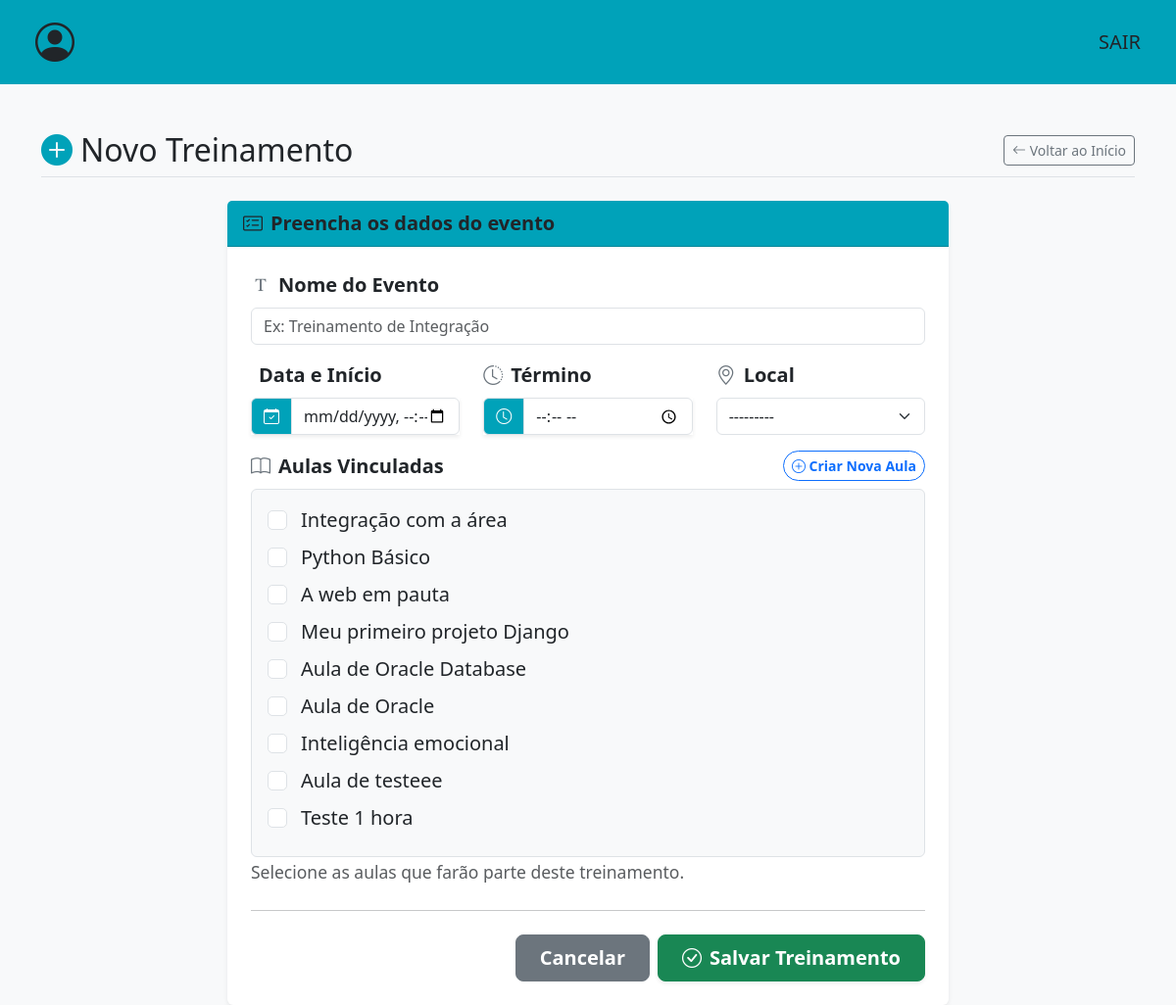
The app's page /criar-evento/ (signed in), older data.
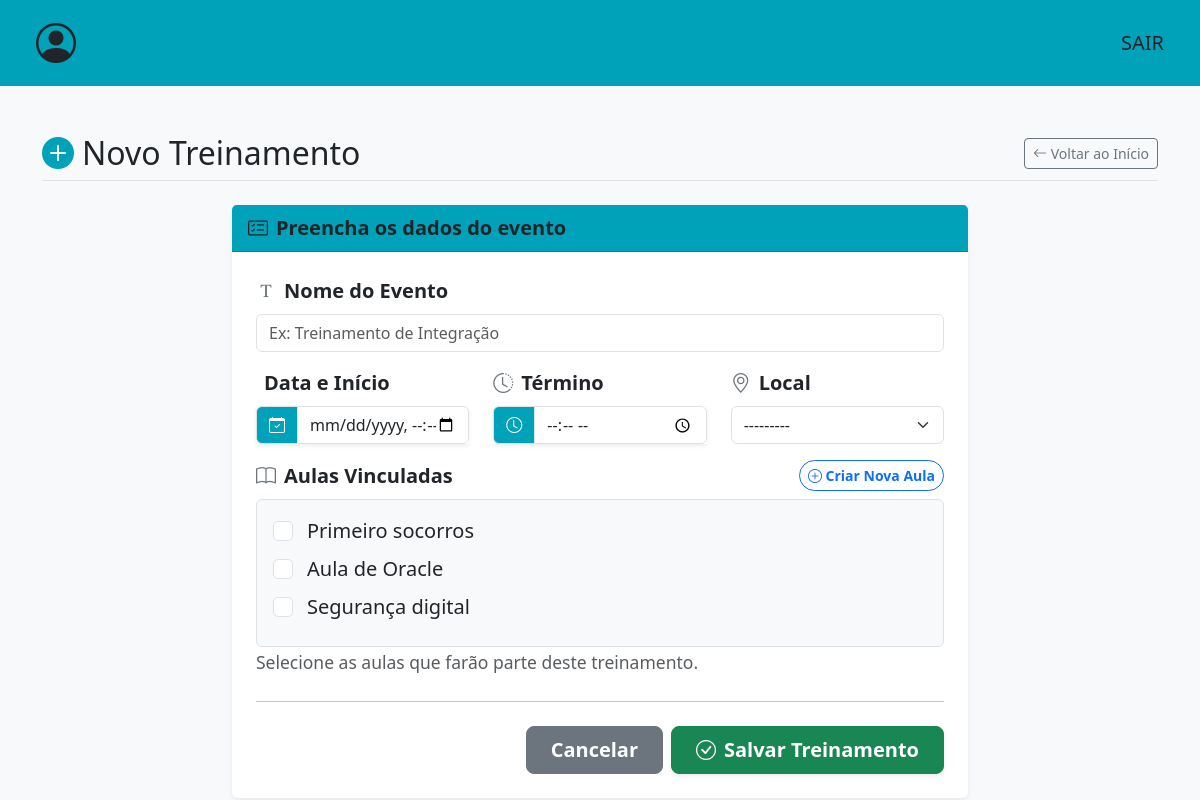
The same page, newer data.
### events/models.py (models this page shows)
class Aula(models.Model):
    nm_aula = models.CharField(max_length=150)
    descricao = models.CharField(max_length=200)
    palestrante = models.CharField(max_length=100)
    carga_horaria = models.TimeField(null=False)
    def __str__(self):
        return self.nm_aula

### events/views.py (the view)
# urls.py: path('criar-evento/',criar_evento,name='criar-evento'),
@login_required(login_url="login/")
def criar_evento(request):
    if request.method == 'POST':
        form = CriarEventoForm(request.POST)
        if form.is_valid():
            treinamento = form.save(commit=False)
            treinamento.status = 'MARCADO'
            treinamento.save()
            form.save_m2m()
            messages.success(request, 'Novo evento cadastrado com sucesso!')
            return redirect('conferir-treinamento',treinamento_id=treinamento.id )
        else:
            if 'aulas' in form.errors:
                messages.error(request, 'Atenção: Você precisa selecionar pelo menos uma Aula Vinculada para criar o treinamento!')
            else:
                messages.error(request, 'Atenção: Insira uma data e horário para inicio e fim do treinamento.')
    else:
        form = CriarEventoForm()
    return render(request,'events/criar-evento.html',{'form':form})

### events/forms.py
class CriarEventoForm(forms.ModelForm):
    class Meta:
        model = Treinamento
        fields = ['nm_evento', 'data', 'local', 'aulas','horario_final']
        widgets = {
            'nm_evento': forms.TextInput(attrs={'class': 'form-control', 'placeholder': 'Ex: Treinamento de Integração'}),
            'data': forms.DateTimeInput(format='%Y-%m-%dT%H:%M',attrs={'type': 'datetime-local', 'class': 'form-control'}),
            'local': forms.Select(attrs={'class': 'form-select'}),
            'aulas': forms.CheckboxSelectMultiple(attrs={'class': 'form-check-input'}),
            'horario_final': forms.TimeInput(format='%H:%M',attrs={'type':'time','class': 'form-control','min':'00:05'}),
        }
    def __init__(self, *args, **kwargs):
        super().__init__(*args, **kwargs)
        self.fields['data'].required = True
        self.fields['horario_final'].required = True

### templates/events/criar-evento.html (shortened to what this page needs)
<!DOCTYPE html>
<html lang="pt-br">
<head>
    <link href="https://cdn.jsdelivr.net/npm/bootstrap@5.3.2/dist/css/bootstrap.min.css" rel="stylesheet">
    <link href="https://cdn.jsdelivr.net/npm/bootstrap-icons@1.11.1/font/bootstrap-icons.css" rel="stylesheet">
    <link rel="stylesheet" href="https://cdn.jsdelivr.net/npm/flatpickr/dist/flatpickr.min.css">
    <link rel="stylesheet" type="text/css" href="https://npmcdn.com/flatpickr/dist/themes/airbnb.css">
</head>
<body class="bg-light">
    {% include 'partials/navbar.html' %}
    <div class="container mt-5">
        <div class="d-flex justify-content-between align-items-center mb-4 border-bottom pb-2">
            <h2 class="m-0"><i class="bi bi-plus-circle-fill text-custom-teal me-2"></i>Novo Treinamento</h2>
            <a href="{% url 'index' %}" class="btn btn-outline-secondary btn-sm">
                <i class="bi bi-arrow-left"></i> Voltar ao Início
            </a>
        </div>
        <div class="row justify-content-center">
            <div class="col-md-8">
                <div class="card shadow-sm border-0">
                    <div class="card-header bg-custom-teal text-dark fw-bold fs-5">
                        <i class="bi bi-card-checklist me-2"></i>Preencha os dados do evento
                    </div>
                    <div class="card-body p-4 fs-5">
                        <form method="POST" id="form-criar-evento">
                            <div class="mb-3">
                                <label class="form-label fw-bold"><i class="bi bi-fonts me-2 text-secondary"></i>Nome do Evento</label>
                                {{ form.nm_evento }}
                            </div>
                            <div class="row">
                                <div class="col-md-4 mb-3">
                                    <label class="form-label fw-bold">Data e Início</label>
                                    <div class="input-group shadow-sm">
                                        <span class="input-group-text bg-custom-teal text-white border-custom-teal">
                                            <i class="bi bi-calendar-check"></i>
                                        </span>
                                        {{ form.data }}
                                    </div>
                                </div>
                                <div class="col-md-4 mb-3">
                                    <label class="form-label fw-bold"><i class="bi bi-clock-history me-2 text-secondary"></i>Término</label>
                                    <div class="input-group shadow-sm">
                                        <span class="input-group-text bg-custom-teal text-white border-custom-teal">
                                            <i class="bi bi-clock"></i>
                                        </span>
                                        {{ form.horario_final }}
                                    </div>
                                </div>
                                <div class="col-md-4 mb-3">
                                    <label class="form-label fw-bold"><i class="bi bi-geo-alt me-2 text-secondary"></i>Local</label>
                                    {{ form.local }}
                                </div>
                            </div>
                            <div class="mb-4">
                                <div class="d-flex justify-content-between align-items-end mb-2">
                                    <label class="form-label fw-bold m-0"><i class="bi bi-book me-2 text-secondary"></i>Aulas Vinculadas</label>
                                    <a href="{% url 'criar-aula' %}" class="btn btn-sm btn-outline-primary rounded-pill fw-bold">
                                        <i class="bi bi-plus-circle"></i> Criar Nova Aula
                                    </a>
                                </div>
                                <div class="bg-light border rounded p-3">
                                    {% for checkbox in form.aulas %}
                                        <div class="form-check mb-2">
                                            {{ checkbox.tag }}
                                            <label class="form-check-label ms-1" for="{{ checkbox.id_for_label }}">
                                                {{ checkbox.choice_label }}
                                            </label>
                                        </div>
                                    {% empty %}
                                        <div class="text-danger small fst-italic">
                                            Nenhuma aula cadastrada ainda. Clique no botão acima para cadastrar a primeira!
                                        </div>
                                    {% endfor %}
                                </div>
                                <small class="text-muted">Selecione as aulas que farão parte deste treinamento.</small>
                            </div>
                            <hr class="my-4">
                            <div class="d-flex justify-content-end gap-2">
                                <a href="{% url 'index' %}" id="btn-cancelar" class="btn btn-secondary btn-lg fw-bold px-4">Cancelar</a>
                                <button type="submit" class="btn btn-success btn-lg fw-bold px-4 shadow-sm">
                                    <i class="bi bi-check-circle me-2"></i>Salvar Treinamento
                                </button>
                            </div>
                        </form>
                    </div>
                </div>
            </div>
        </div>
    </div>
</body>
</html>

### templates/partials/navbar.html
<nav class="navbar bg-custom-teal px-4 py-2">
    <div class="container-fluid d-flex justify-content-between align-items-center">
        <a class="navbar-brand text-dark m-0" href="#">
            <i class="bi bi-person-circle" style="font-size: 2.5rem;"></i>
        </a>
        <a href="{% url 'logout' %}" class="nav-link text-dark fs-5 fw-medium">
            SAIR
        </a>
    </div>
</nav>

### templates/events/criar-evento.html (style rules this page uses)
.bg-custom-teal { background-color: #00a2b9; }
.text-custom-teal { color: #00a2b9; }

Row changes from the older to the newer data that the page shows:
removed Aula: choice_label "Integração com a área"
removed Aula: choice_label "Python Básico"
removed Aula: choice_label "A web em pauta"
removed Aula: choice_label "Meu primeiro projeto Django"
removed Aula: choice_label "Aula de Oracle Database"
removed Aula: choice_label "Inteligência emocional"
removed Aula: choice_label "Aula de testeee"
removed Aula: choice_label "Teste 1 hora"
added Aula: choice_label "Primeiro socorros"
added Aula: choice_label "Segurança digital"
